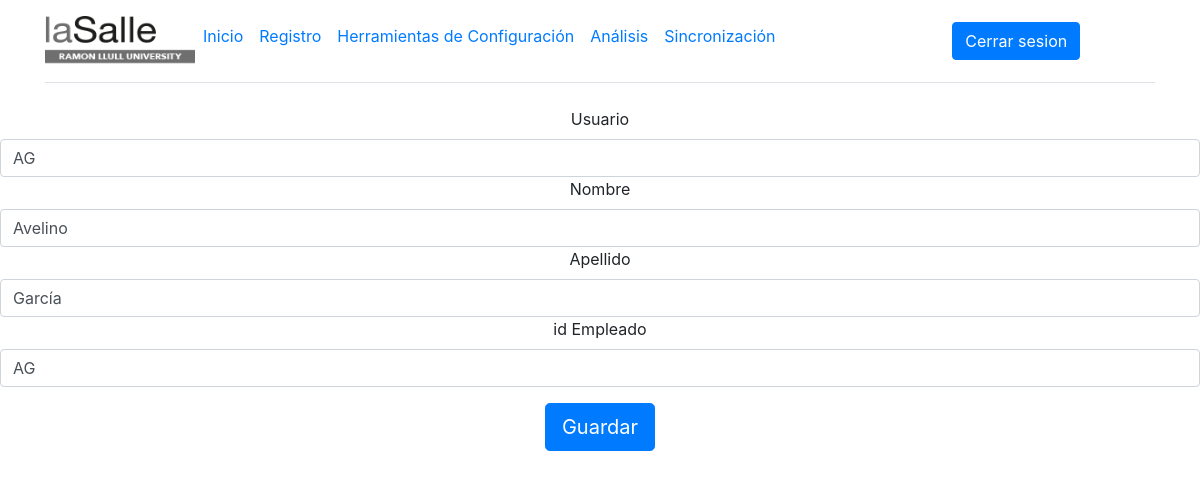
The app's page /Herramientas/EditarEmpleado/3 (signed in), older data.
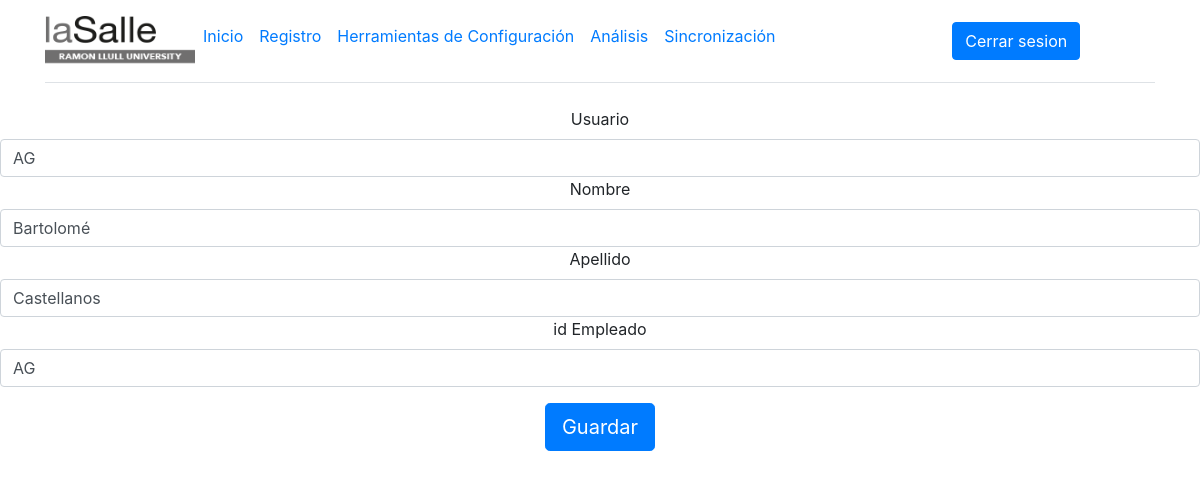
The same page, newer data.
### FlaskPresencia/models.py (models this page shows)
class User(db.Model, UserMixin):
    id = db.Column(db.Integer, primary_key=True)
    username = db.Column(db.String(50), nullable = False, unique=True)
    password = db.Column(db.String(250), nullable = False)
    nombre = db.Column(db.String(250), nullable = True)
    apellido = db.Column(db.String(250), nullable = True)
    id_Empleado = db.Column(db.String(250), nullable = True)
    rol_admin = db.Column(db.Boolean, nullable = True, default=False)

### FlaskPresencia/rutas.py (the view)
@app.route('/Herramientas/EditarEmpleado/<id>', methods=['GET', 'POST'])
@login_required
def editar_empleado(id):
    empleado = User.query.filter_by(id=id).first()
    if empleado:
        formulario = FormEmpleado(formdata=request.form, obj=empleado)
        if request.method == 'POST' and formulario.validate():
            formulario.populate_obj(empleado)
            db.session.commit()
            return redirect(url_for('Herramientas'))
        return render_template('EditarEmpleado.html', form=formulario)
    else:
        return redirect(url_for('inicio'))

### FlaskPresencia/form.py
class FormEmpleado(FlaskForm):
    username = StringField(validators=[InputRequired(), Length(min=0, max=50)], render_kw={"placeholder": "username"},
    id="username", label="Nombre de usuario")
    nombre = StringField(validators=[InputRequired(), Length(min=0, max=50)], render_kw={"placeholder": "nombre"},
    id="nombre", label="Nombre")
    apellido = StringField(validators=[InputRequired(), Length(min=0, max=50)], render_kw={"placeholder": "apellido"},
    id="apellido", label="Apellido")
    id_Empleado = StringField(validators=[InputRequired(), Length(min=0, max=50)], render_kw={"placeholder": "id_Empleado"},
    id="id_Empleado", label="ID Empleado")
    submit = SubmitField('Guardar', id="submit")

### FlaskPresencia/rutas.py (called while the page is built)
@login_manager.user_loader
def load_user(user_id):
    return User.query.get(int(user_id))

### FlaskPresencia/templates/EditarEmpleado.html (shortened to what this page needs)
{% extends './base.html' %}
{% block body %}
{% include './nav.html' %}
<form class="form-signin" method="POST" action="">
    <div class="form-group">
    <label for="username">Usuario</label>
    {{ form.username }}
    <label for="nombre">Nombre</label>
    {{ form.nombre }}
    <label for="apellido">Apellido</label>
    {{ form.apellido }}
    <label for="id_Empleado">id Empleado</label>
    {{ form.id_Empleado }}
    </div>
    <div class="checkbox mb-3">
        <label>
            {{ form.submit }}
        </label>
    </div>
</form>
{% endblock %}

Row changes from the older to the newer data that the page shows:
changed User "AG": nombre "Avelino" → "Bartolomé"; apellido "García" → "Castellanos"
